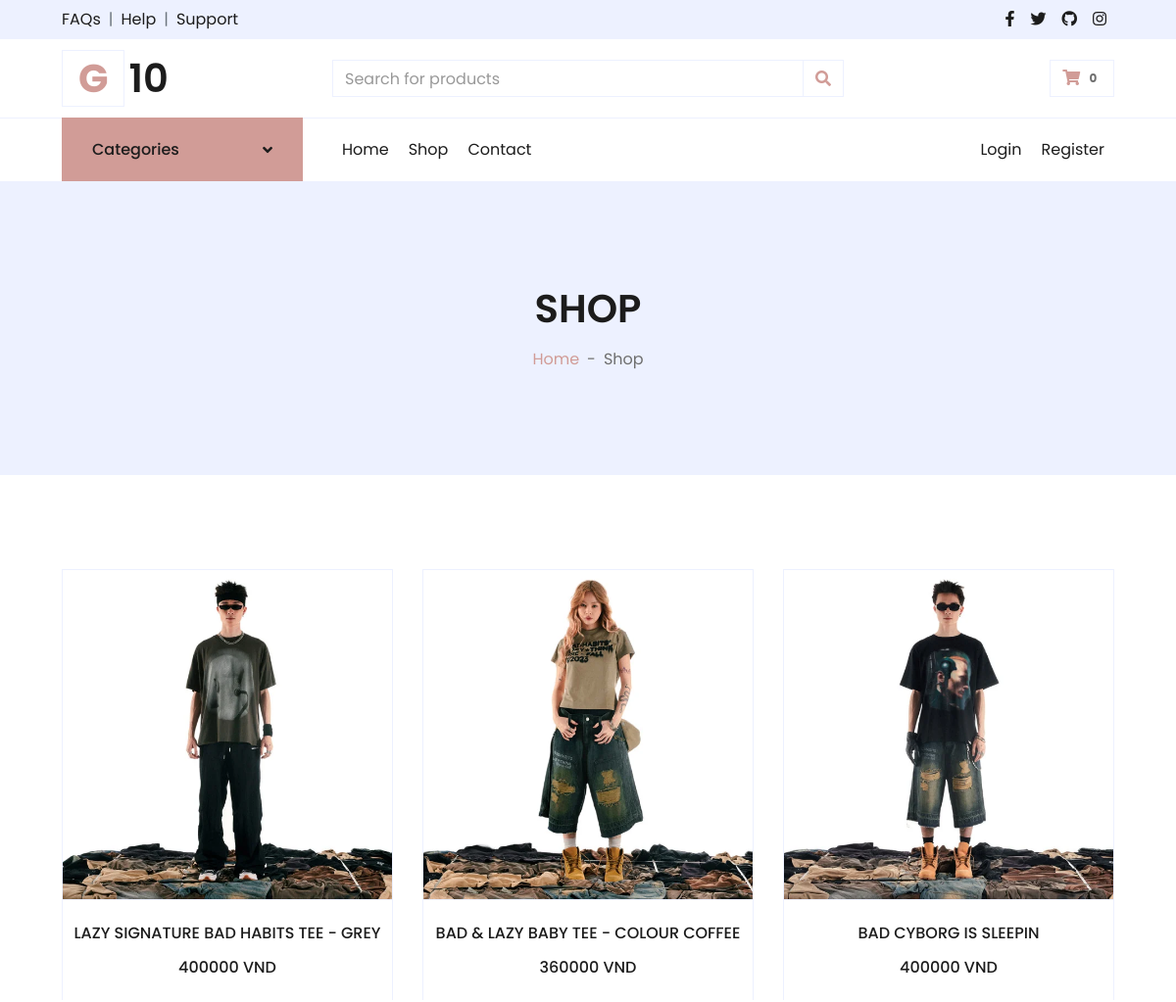
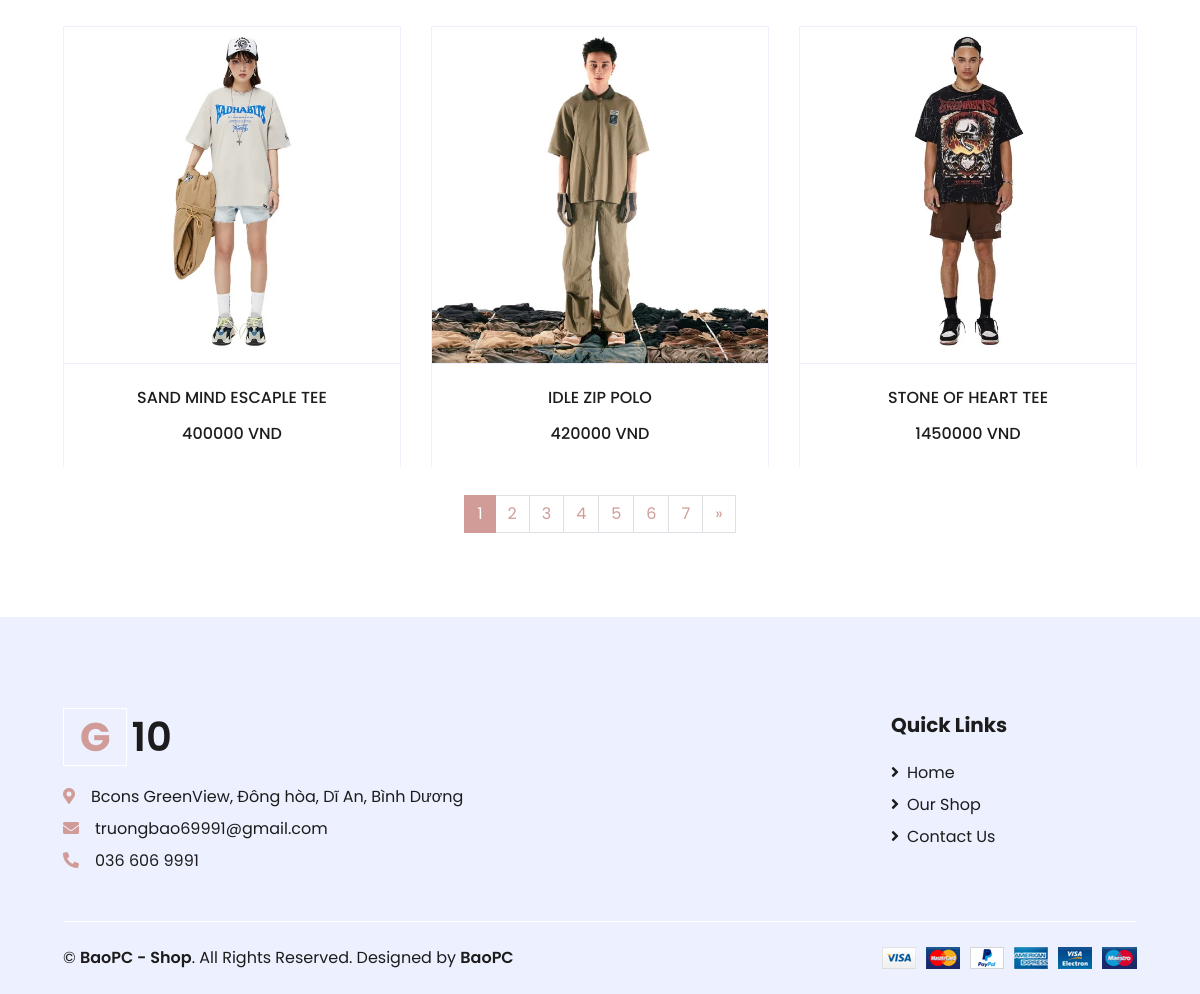
The app's page /shop/ with its own data (2 pictures, top to bottom).
### onlineshop/models.py (models this page shows, shortened)
class Product(models.Model):
    name = models.CharField(max_length=255)
    price = models.IntegerField()
    description = models.CharField(max_length=255)
    image = models.ImageField(null=True)
    category = models.CharField(max_length=255)
    purchase_count = models.IntegerField(default=0)

### onlineshop/views.py (the view)
# urls.py: path('shop/', views.shop, name='shop'),
@csrf_exempt
def shop(request):
    category_name = request.GET.get('category')
    if category_name:
        products = Product.objects.filter(category=category_name)
    else:
        products = Product.objects.all()
    paginator = Paginator(products, 6)
    page = request.GET.get('page')
    try:
        products = paginator.page(page)
    except PageNotAnInteger:
        products = paginator.page(1)
    except EmptyPage:
        products = paginator.page(paginator.num_pages)
    return render(request, 'shop.html', {'products': products, 'category_name': category_name})

### onlineshop/templatetags/custom_filters.py (called while the page is built)
@register.filter
def calculate_total(cart):
    total_price = sum(item['price'] * item['quantity'] for item in cart)
    return round(total_price, 2)

### onlineshop/templates/shop.html (shortened to what this page needs)
    {% extends 'base.html' %}
    {% load static %}
    {% block content %}
    <div class="container-fluid bg-secondary mb-5">
        <div class="d-flex flex-column align-items-center justify-content-center" style="min-height: 300px">
            <h1 class="font-weight-semi-bold text-uppercase mb-3">Shop</h1>
            <div class="d-inline-flex">
                <p class="m-0"><a href="/index">Home</a></p>
                <p class="m-0 px-2">-</p>
                <p class="m-0">Shop</p>
            </div>
        </div>
    </div>
    <div class="container-fluid pt-5">
        <div class="row px-xl-5">
            <div class="col-lg-12 col-md-12">
                <div class="row pb-3">
                    {% for product in products %}
                    <div class="col-lg-4 col-md-6 col-sm-12 pb-1">
                        <div class="card product-item border-0 mb-4">
                            <div class="card-header product-img position-relative overflow-hidden bg-transparent border p-0">
                                <a href="{% url 'product_detail' product.id %}">
                                    <img class="img-fluid w-100" style="width: 600px;" src="{{product.image.url}}" alt="">
                                </a>
                            </div>
                            <div class="card-body border-left border-right text-center p-0 pt-4 pb-3">
                                <h6 class="text-truncate mb-3">{{product.name}}</h6>
                                <div class="d-flex justify-content-center"><h6>{{product.price}} VND</h6></div>
                            </div>
                        </div>
                    </div>
                    {% endfor %}
                    <div class="col-12 pb-1">
                        <nav aria-label="Page navigation">
                            <ul class="pagination justify-content-center mb-3">
                                {% for i in products.paginator.page_range %}
                                <li class="page-item{% if i == products.number %} active{% endif %}">
                                    <a class="page-link" href="?{% if category_name %}category={{ category_name }}&{% endif %}page={{ i }}">{{ i }}</a>
                                </li>
                                {% endfor %}
                                {% if products.has_next %}
                                <li class="page-item">
                                    <a class="page-link" href="?{% if category_name %}category={{ category_name }}&{% endif %}page={{ products.next_page_number }}" aria-label="Next">
                                        <span aria-hidden="true">&raquo;</span>
                                    </a>
                                </li>
                                {% endif %}
                            </ul>
                        </nav>
                    </div>
                </div>
            </div>
        </div>
    </div>
    {% endblock content %}

### records on screen
Product: image (picture), name "LAZY SIGNATURE BAD HABITS TEE - GREY", price "400000"
Product: image (picture), name "BAD & LAZY BABY TEE - COLOUR COFFEE", price "360000"
Product: image (picture), name "BAD CYBORG IS SLEEPIN", price "400000"
Product: image (picture), name "SAND MIND ESCAPLE TEE", price "400000"
Product: image (picture), name "IDLE ZIP POLO", price "420000"
Product: image (picture), name "STONE OF HEART TEE", price "1450000"

### other values on screen
{{ i }} "1" "2" "3" "4" "5" "6" "7"
